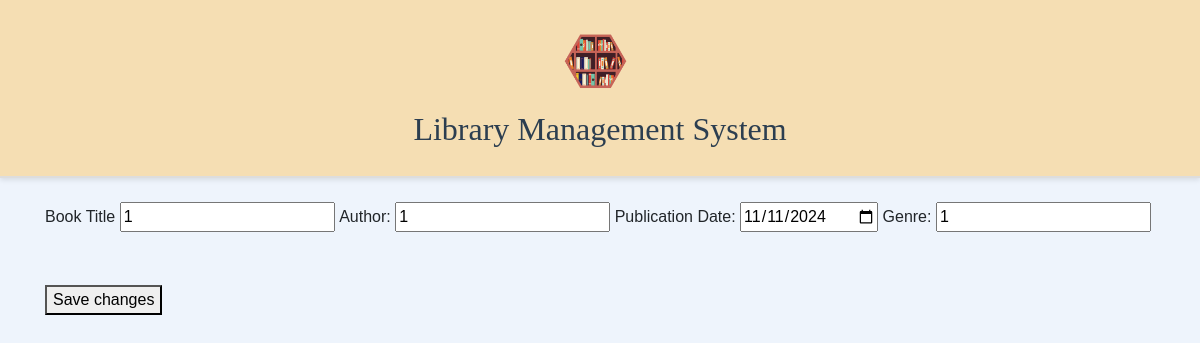
The page /update_book/5/2/ on the database its author committed.
### Library/models.py (models this page shows, shortened)
class Book(models.Model):
    title = models.CharField(max_length=100)
    author = models.CharField(max_length=100)
    genre = models.CharField(max_length=50)
    published_date = models.DateField()
    user = models.ForeignKey(User, on_delete=models.CASCADE)
    reserved_by = models.ManyToManyField(User, blank=True, related_name='reserved_books')

### Library/views.py (the view, shortened to what this page needs)
# urls.py: path('update_book/<str:username>/<int:book_id>/', views.update_book, name='update_book'),
def update_book(request, username, book_id):
    book = get_object_or_404(Book, id=book_id)
    return render(request, 'Library/update_book.html', {'book': book, 'username': username})

### Library/templates/Library/update_book.html (shortened to what this page needs)
{% extends "Library/base.html" %}
{% load static %}
{% block content %}
<form method="POST" action="{% url 'Library:update_book' username book.id %}">
    <div>
        <label for="title">Book Title</label>
        <input type="text" id="title" name="title" value="{{ book.title }}" required>
        <label for="author">Author:</label>
        <input type="text" id="author" name="author" value="{{ book.author }}" required>
        <label for="publication_date">Publication Date:</label>
        <input type="date" id="publication_date" name="published_date" value="{{ book.published_date|date:'Y-m-d' }}" required>
        <label for="genre">Genre:</label>
        <input type="text" id="genre" name="genre" value="{{ book.genre }}" required>
    </div>
    <br/><br/>
    <button type="submit" onclick="saved_update()">Save changes</button>
</form>
<br>
{% endblock %}

### Library/static/Library/style.css (style rules this page uses)
body { background-color: #eef4fc; font-family: 'Arial', sans-serif; }

### rows shown on the page
Book: title "1", author "1", published_date "11/11/2024", genre "1"
